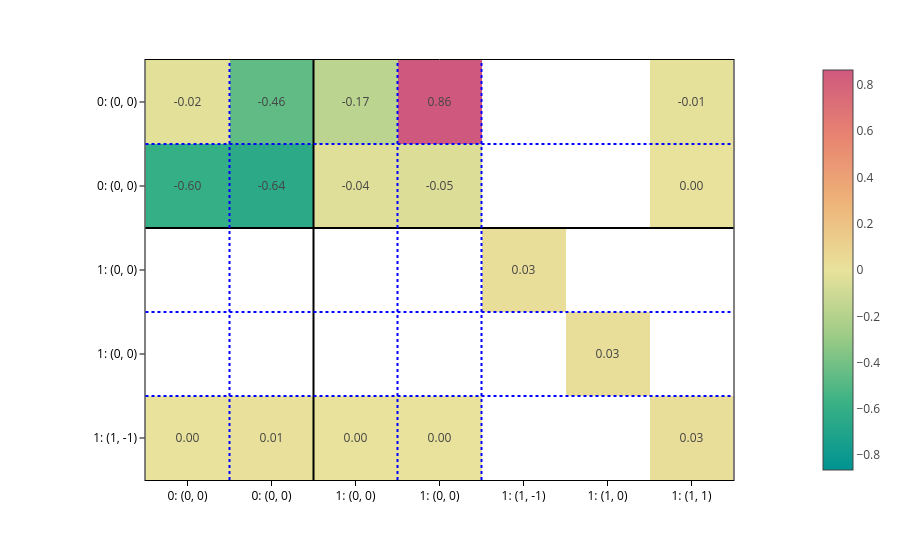

Notebook code for this chart:
### Markdown cell above
And plot the obtained matrices:

### Code cell
matrix = processor.matrix_from_data(
    data,
    predictions={"node_labels": node_labels, "edge_labels": edge_labels},
)

plot_basis_matrix(
    matrix[0]*100,
    config1,
    point_lines={"color": "black"},
    basis_lines={"color": "blue"},
    colorscale="temps",
    text=".2f",
    basis_labels=True,
).show()

### Figure 1 — Plotly figure (JSON) as saved in the notebook; plotly's stock layout.template omitted (floating-point values rounded to 4 significant figures)
{"data": [{"coloraxis": "coloraxis", "hovertemplate": "x: %{x}<br>y: %{y}<br>color: %{z}<extra></extra>", "name": "0", "texttemplate": "%{z:.2f}", "type": "heatmap", "xaxis": "x", "yaxis": "y", "z": [[-0.02334, -0.4635, -0.1723, 0.8639, null, null, -0.01409], [-0.5964, -0.6392, -0.03879, -0.04721, null, null, -0.0002812], [null, null, null, null, 0.02725, null, null], [null, null, null, null, null, 0.02725, null], [-0.004472, 0.005396, -0.001414, 0.001351, null, null, 0.02724]]}], "layout": {"coloraxis": {"cmid": 0, "colorscale": [[0, "rgb(0, 147, 146)"], [0.1667, "rgb(57, 177, 133)"], [0.3333, "rgb(156, 203, 134)"], [0.5, "rgb(233, 226, 156)"], [0.6667, "rgb(238, 180, 121)"], [0.8333, "rgb(232, 132, 113)"], [1, "rgb(207, 89, 126)"]]}, "margin": {"t": 60}, "shapes": [{"line": {"color": "black"}, "type": "line", "x0": 0, "x1": 1, "xref": "x domain", "y0": 1.5, "y1": 1.5, "yref": "y"}, {"line": {"color": "black"}, "type": "line", "x0": 1.5, "x1": 1.5, "xref": "x", "y0": 0, "y1": 1, "yref": "y domain"}, {"line": {"color": "blue", "dash": "dot"}, "type": "line", "x0": 0, "x1": 1, "xref": "x domain", "y0": 0.5, "y1": 0.5, "yref": "y"}, {"line": {"color": "blue", "dash": "dot"}, "type": "line", "x0": 0.5, "x1": 0.5, "xref": "x", "y0": 0, "y1": 1, "yref": "y domain"}, {"line": {"color": "blue", "dash": "dot"}, "type": "line", "x0": 0, "x1": 1, "xref": "x domain", "y0": 2.5, "y1": 2.5, "yref": "y"}, {"line": {"color": "blue", "dash": "dot"}, "type": "line", "x0": 2.5, "x1": 2.5, "xref": "x", "y0": 0, "y1": 1, "yref": "y domain"}, {"line": {"color": "blue", "dash": "dot"}, "type": "line", "x0": 0, "x1": 1, "xref": "x domain", "y0": 3.5, "y1": 3.5, "yref": "y"}, {"line": {"color": "blue", "dash": "dot"}, "type": "line", "x0": 3.5, "x1": 3.5, "xref": "x", "y0": 0, "y1": 1, "yref": "y domain"}], "xaxis": {"anchor": "y", "constrain": "domain", "domain": [0, 1], "scaleanchor": "y", "ticktext": ["0: (0, 0)", "0: (0, 0)", "1: (0, 0)", "1: (0, 0)", "1: (1, -1)", "1: (1, 0)", "1: (1, 1)"], "tickvals": [0, 1, 2, 3, 4, 5, 6]}, "yaxis": {"anchor": "x", "autorange": "reversed", "constrain": "domain", "domain": [0, 1], "ticktext": ["0: (0, 0)", "0: (0, 0)", "1: (0, 0)", "1: (0, 0)", "1: (1, -1)", "1: (1, 0)", "1: (1, 1)"], "tickvals": [0, 1, 2, 3, 4, 5, 6]}}}
